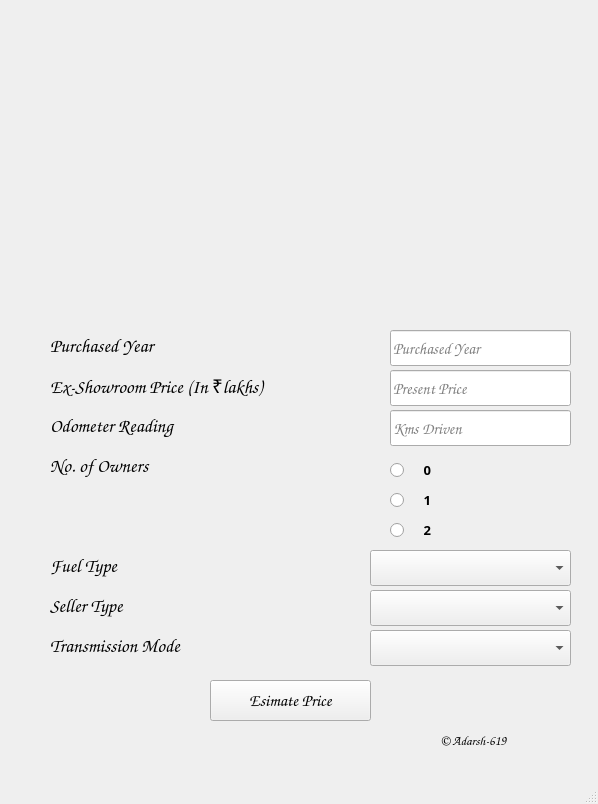
<?xml version="1.0" encoding="UTF-8"?>
<ui version="4.0">
 <class>MainWindow</class>
 <widget class="QMainWindow" name="MainWindow">
  <property name="geometry">
   <rect>
    <x>0</x>
    <y>0</y>
    <width>598</width>
    <height>804</height>
   </rect>
  </property>
  <property name="windowTitle">
   <string>MainWindow</string>
  </property>
  <widget class="QWidget" name="centralwidget">
   <widget class="QLineEdit" name="present_price">
    <property name="geometry">
     <rect>
      <x>390</x>
      <y>370</y>
      <width>181</width>
      <height>36</height>
     </rect>
    </property>
    <property name="font">
     <font>
      <family>Comic Sans MS</family>
      <pointsize>12</pointsize>
      <weight>75</weight>
      <bold>true</bold>
     </font>
    </property>
    <property name="toolTip">
     <string>Enter the present price of the car</string>
    </property>
    <property name="placeholderText">
     <string>Present Price</string>
    </property>
   </widget>
   <widget class="QLineEdit" name="years">
    <property name="geometry">
     <rect>
      <x>390</x>
      <y>330</y>
      <width>181</width>
      <height>36</height>
     </rect>
    </property>
    <property name="font">
     <font>
      <family>Comic Sans MS</family>
      <pointsize>12</pointsize>
      <weight>75</weight>
      <bold>true</bold>
     </font>
    </property>
    <property name="toolTip">
     <string>Enter the year the car was purchased</string>
    </property>
    <property name="placeholderText">
     <string>Purchased Year</string>
    </property>
   </widget>
   <widget class="QPushButton" name="predict">
    <property name="geometry">
     <rect>
      <x>210</x>
      <y>680</y>
      <width>161</width>
      <height>41</height>
     </rect>
    </property>
    <property name="font">
     <font>
      <family>Comic Sans MS</family>
      <pointsize>13</pointsize>
      <weight>50</weight>
      <bold>false</bold>
     </font>
    </property>
    <property name="text">
     <string>Esimate Price</string>
    </property>
   </widget>
   <widget class="QLabel" name="label_5">
    <property name="geometry">
     <rect>
      <x>50</x>
      <y>450</y>
      <width>341</width>
      <height>31</height>
     </rect>
    </property>
    <property name="font">
     <font>
      <family>Comic Sans MS</family>
      <pointsize>14</pointsize>
     </font>
    </property>
    <property name="autoFillBackground">
     <bool>false</bool>
    </property>
    <property name="text">
     <string>No. of Owners</string>
    </property>
    <property name="alignment">
     <set>Qt::AlignLeading|Qt::AlignLeft|Qt::AlignVCenter</set>
    </property>
   </widget>
   <widget class="QLabel" name="label_10">
    <property name="geometry">
     <rect>
      <x>440</x>
      <y>730</y>
      <width>111</width>
      <height>21</height>
     </rect>
    </property>
    <property name="font">
     <font>
      <family>Comic Sans MS</family>
      <pointsize>10</pointsize>
     </font>
    </property>
    <property name="text">
     <string>© Adarsh-619</string>
    </property>
   </widget>
   <widget class="QLabel" name="label_7">
    <property name="geometry">
     <rect>
      <x>50</x>
      <y>590</y>
      <width>311</width>
      <height>31</height>
     </rect>
    </property>
    <property name="font">
     <font>
      <family>Comic Sans MS</family>
      <pointsize>14</pointsize>
     </font>
    </property>
    <property name="autoFillBackground">
     <bool>false</bool>
    </property>
    <property name="text">
     <string>Seller Type</string>
    </property>
    <property name="alignment">
     <set>Qt::AlignLeading|Qt::AlignLeft|Qt::AlignVCenter</set>
    </property>
   </widget>
   <widget class="QRadioButton" name="owner_1">
    <property name="geometry">
     <rect>
      <x>390</x>
      <y>490</y>
      <width>95</width>
      <height>20</height>
     </rect>
    </property>
    <property name="font">
     <font>
      <family>Roman</family>
      <pointsize>10</pointsize>
      <weight>75</weight>
      <bold>true</bold>
      <kerning>true</kerning>
     </font>
    </property>
    <property name="text">
     <string>    1</string>
    </property>
   </widget>
   <widget class="QLineEdit" name="owners">
    <property name="geometry">
     <rect>
      <x>390</x>
      <y>410</y>
      <width>181</width>
      <height>36</height>
     </rect>
    </property>
    <property name="font">
     <font>
      <family>Comic Sans MS</family>
      <pointsize>12</pointsize>
      <weight>75</weight>
      <bold>true</bold>
     </font>
    </property>
    <property name="toolTip">
     <string>Enter the kilometers driven</string>
    </property>
    <property name="text">
     <string/>
    </property>
    <property name="placeholderText">
     <string>Kms Driven</string>
    </property>
   </widget>
   <widget class="QLabel" name="label_8">
    <property name="geometry">
     <rect>
      <x>50</x>
      <y>630</y>
      <width>311</width>
      <height>31</height>
     </rect>
    </property>
    <property name="font">
     <font>
      <family>Comic Sans MS</family>
      <pointsize>14</pointsize>
     </font>
    </property>
    <property name="autoFillBackground">
     <bool>false</bool>
    </property>
    <property name="text">
     <string>Transmission Mode</string>
    </property>
    <property name="alignment">
     <set>Qt::AlignLeading|Qt::AlignLeft|Qt::AlignVCenter</set>
    </property>
   </widget>
   <widget class="QRadioButton" name="owner_2">
    <property name="geometry">
     <rect>
      <x>390</x>
      <y>520</y>
      <width>95</width>
      <height>20</height>
     </rect>
    </property>
    <property name="font">
     <font>
      <family>Roman</family>
      <pointsize>10</pointsize>
      <weight>75</weight>
      <bold>true</bold>
      <kerning>true</kerning>
     </font>
    </property>
    <property name="text">
     <string>    2</string>
    </property>
   </widget>
   <widget class="QRadioButton" name="owner_0">
    <property name="geometry">
     <rect>
      <x>390</x>
      <y>460</y>
      <width>95</width>
      <height>20</height>
     </rect>
    </property>
    <property name="font">
     <font>
      <family>Roman</family>
      <pointsize>10</pointsize>
      <weight>75</weight>
      <bold>true</bold>
      <kerning>true</kerning>
     </font>
    </property>
    <property name="text">
     <string>    0</string>
    </property>
   </widget>
   <widget class="QLabel" name="label_3">
    <property name="geometry">
     <rect>
      <x>50</x>
      <y>370</y>
      <width>341</width>
      <height>31</height>
     </rect>
    </property>
    <property name="font">
     <font>
      <family>Comic Sans MS</family>
      <pointsize>14</pointsize>
     </font>
    </property>
    <property name="autoFillBackground">
     <bool>false</bool>
    </property>
    <property name="text">
     <string>Ex-Showroom Price (In ₹lakhs)</string>
    </property>
    <property name="alignment">
     <set>Qt::AlignLeading|Qt::AlignLeft|Qt::AlignVCenter</set>
    </property>
   </widget>
   <widget class="QComboBox" name="seller_type">
    <property name="geometry">
     <rect>
      <x>370</x>
      <y>590</y>
      <width>201</width>
      <height>36</height>
     </rect>
    </property>
    <property name="font">
     <font>
      <family>Segoe UI</family>
      <pointsize>10</pointsize>
      <weight>75</weight>
      <bold>true</bold>
     </font>
    </property>
    <property name="placeholderText">
     <string>Choose</string>
    </property>
   </widget>
   <widget class="QComboBox" name="fuel_type">
    <property name="geometry">
     <rect>
      <x>370</x>
      <y>550</y>
      <width>201</width>
      <height>36</height>
     </rect>
    </property>
    <property name="font">
     <font>
      <family>Segoe UI</family>
      <pointsize>10</pointsize>
      <weight>75</weight>
      <bold>true</bold>
     </font>
    </property>
    <property name="placeholderText">
     <string/>
    </property>
   </widget>
   <widget class="QLabel" name="label_4">
    <property name="geometry">
     <rect>
      <x>50</x>
      <y>410</y>
      <width>341</width>
      <height>31</height>
     </rect>
    </property>
    <property name="font">
     <font>
      <family>Comic Sans MS</family>
      <pointsize>14</pointsize>
     </font>
    </property>
    <property name="autoFillBackground">
     <bool>false</bool>
    </property>
    <property name="text">
     <string>Odometer Reading</string>
    </property>
    <property name="alignment">
     <set>Qt::AlignLeading|Qt::AlignLeft|Qt::AlignVCenter</set>
    </property>
   </widget>
   <widget class="QLabel" name="label">
    <property name="geometry">
     <rect>
      <x>-90</x>
      <y>-20</y>
      <width>551</width>
      <height>321</height>
     </rect>
    </property>
    <property name="text">
     <string/>
    </property>
    <property name="pixmap">
     <pixmap resource="assets/test.qrc">:/newPrefix/image1.png</pixmap>
    </property>
    <property name="alignment">
     <set>Qt::AlignLeading|Qt::AlignLeft|Qt::AlignVCenter</set>
    </property>
   </widget>
   <widget class="QLabel" name="label_2">
    <property name="geometry">
     <rect>
      <x>50</x>
      <y>330</y>
      <width>341</width>
      <height>31</height>
     </rect>
    </property>
    <property name="font">
     <font>
      <family>Comic Sans MS</family>
      <pointsize>14</pointsize>
     </font>
    </property>
    <property name="autoFillBackground">
     <bool>false</bool>
    </property>
    <property name="text">
     <string>Purchased Year</string>
    </property>
    <property name="alignment">
     <set>Qt::AlignLeading|Qt::AlignLeft|Qt::AlignVCenter</set>
    </property>
   </widget>
   <widget class="QLabel" name="label_6">
    <property name="geometry">
     <rect>
      <x>50</x>
      <y>550</y>
      <width>311</width>
      <height>31</height>
     </rect>
    </property>
    <property name="font">
     <font>
      <family>Comic Sans MS</family>
      <pointsize>14</pointsize>
     </font>
    </property>
    <property name="autoFillBackground">
     <bool>false</bool>
    </property>
    <property name="text">
     <string>Fuel Type</string>
    </property>
    <property name="alignment">
     <set>Qt::AlignLeading|Qt::AlignLeft|Qt::AlignVCenter</set>
    </property>
   </widget>
   <widget class="QComboBox" name="transmission_mode">
    <property name="geometry">
     <rect>
      <x>370</x>
      <y>630</y>
      <width>201</width>
      <height>36</height>
     </rect>
    </property>
    <property name="font">
     <font>
      <family>Segoe UI</family>
      <pointsize>10</pointsize>
      <weight>75</weight>
      <bold>true</bold>
     </font>
    </property>
    <property name="placeholderText">
     <string>Choose</string>
    </property>
   </widget>
  </widget>
  <widget class="QMenuBar" name="menubar">
   <property name="geometry">
    <rect>
     <x>0</x>
     <y>0</y>
     <width>598</width>
     <height>26</height>
    </rect>
   </property>
  </widget>
  <widget class="QStatusBar" name="statusbar"/>
 </widget>
 <resources>
  <include location="assets/test.qrc"/>
  <include location="Lib/site-packages/qt5_applications/Qt/bin/assets/test.qrc"/>
 </resources>
 <connections/>
</ui>
